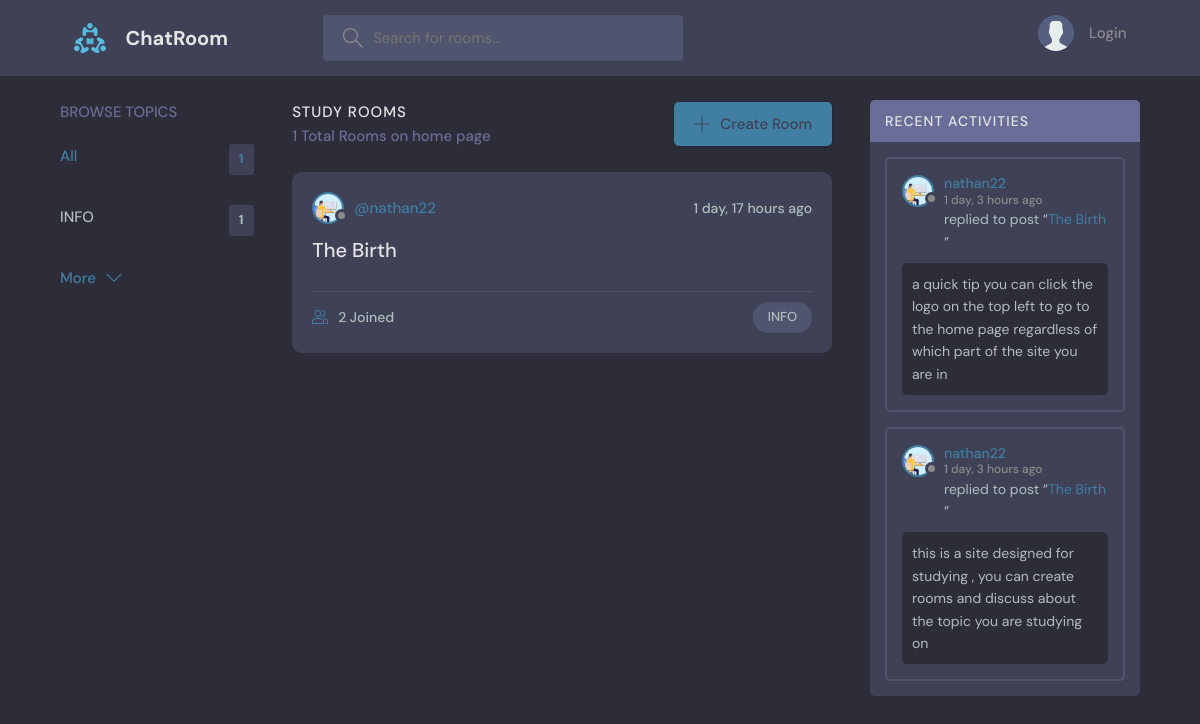
The page / on the database its author committed.
### Base/models.py (models this page shows, shortened)
class Topic(models.Model):
    name = models.CharField(max_length=200)
    updated = models.DateTimeField(auto_now=True)
    created = models.DateTimeField(auto_now_add=True)
    class Meta:
        ordering = ['-updated','-created']

class Room(models.Model):
    host = models.ForeignKey(User, on_delete=models.SET_NULL,null=True)
    topic = models.ForeignKey(Topic , on_delete=models.SET_NULL,null=True)
    name = models.CharField(max_length=200)
    description =  models.TextField(null=True , blank=True)
    participants = models.ManyToManyField(User,related_name='participants',blank=True)
    updated = models.DateTimeField(auto_now=True)
    created = models.DateTimeField(auto_now_add=True)
    class Meta:
        ordering = ['-updated','-created']
    def __str__(self) -> str:
        return self.name

class User(AbstractUser):
    name = models.CharField(max_length=200 , null=True)
    bio = models.TextField(null=True)
    avatar = models.ImageField(null=True , default='avatar.svg')

class Message(models.Model):
    user =  models.ForeignKey(User , on_delete=models.CASCADE)
    room = models.ForeignKey(Room ,on_delete=models.CASCADE)
    body = models.TextField()
    updated = models.DateTimeField(auto_now=True)
    created = models.DateTimeField(auto_now_add=True)
    class Meta:
        ordering = ['-updated','-created']

### Base/views.py (the view)
# urls.py: path('',home,name='home'),
def home(request):
    q = request.GET.get('q') if request.GET.get('q') != None else ''
    rooms = Room.objects.filter(
        Q(topic__name__icontains =q) |
        Q(description__icontains = q) |
        Q(name__icontains = q)
    )[0:8]
    room_count = rooms.count()
    topics = Topic.objects.all()[0:5]
    room_messages = Message.objects.filter(Q(room__topic__name__icontains=q))[0:5]
    context = {
        'rooms':rooms,
        'topics':topics,
        'rooms_count':room_count,
        'room_messages':room_messages,
        }
    return render(request , 'Base/index.html',context)

### Base/templates/Base/index.html (shortened to what this page needs)
{% extends 'main.html' %}
{% block content %}
<main class="layout layout--3">
  <div class="container">
    {% include 'base/topics_component.html' %}
    <div class="roomList">
      <div class="roomList__header">
        <div>
          <h2>Study Rooms</h2>
          <p>{{rooms_count}} Total Rooms on home page</p>
        </div>
        <a class="btn btn--main" href="{% url 'create_room' %}">
          <svg version="1.1" xmlns="http://www.w3.org/2000/svg" width="32" height="32" viewBox="0 0 32 32">
            <title>add</title>
            <path
              d="M16.943 0.943h-1.885v14.115h-14.115v1.885h14.115v14.115h1.885v-14.115h14.115v-1.885h-14.115v-14.115z">
            </path>
          </svg>
          Create Room
        </a>
      </div>
      {% include 'base/feed_component.html' %}
    </div>
    {% include 'base/activity_component.html' %}
  </div>
</main>
{% endblock %}

### Base/templates/Base/topics_component.html
<div class="topics">
    <div class="topics__header">
      <h2>Browse Topics</h2>
    </div>
    <ul class="topics__list">
      <li>
        <a href="{% url 'home' %}" class="active">All <span>{{topics.count}}</span></a>
      </li>
      {% for topic in topics %}
      <li>
        <a href="{% url 'home' %}?q={{topic.name}}"> {{topic.name}}<span>{{topic.room_set.all.count}}</span></a>
      </li>
      {% endfor %}
    </ul>
    <a class="btn btn--link" href="{% url 'topicsPage' %}">
      More
      <svg version="1.1" xmlns="http://www.w3.org/2000/svg" width="32" height="32" viewBox="0 0 32 32">
        <title>chevron-down</title>
        <path d="M16 21l-13-13h-3l16 16 16-16h-3l-13 13z"></path>
      </svg>
    </a>
  </div>

### Base/templates/Base/feed_component.html (shortened to what this page needs)
{% for room in rooms %}
<div class="roomListRoom">
    <div class="roomListRoom__header">
    <a href="{% url 'userProfile' room.host.id %}" class="roomListRoom__author">
        <div class="avatar avatar--small">
        <img src="{{room.host.avatar.url}}" />
        </div>
        <span>@{{room.host.username}}</span>
    </a>
    <div class="roomListRoom__actions">
        <span>{{room.created|timesince}} ago</span>
    </div>
    </div>
    <div class="roomListRoom__content">
    <a href="{% url 'room' room.id %}">{{room.name}}</a>
    </div>
    <div class="roomListRoom__meta">
    <a href=""{% url 'userProfile' room.host.id %}"" class="roomListRoom__joined">
        {{room.participants.all.count}} Joined
    </a>
    <p class="roomListRoom__topic">{{room.topic.name}}</p>
    </div>
    </div>
  {%  endfor %}

### Base/templates/Base/activity_component.html (shortened to what this page needs)
{% load static %}
<div class="activities">
    <div class="activities__header">
      <h2>Recent Activities</h2>
    </div>
    {% for message in room_messages %}
    <div class="activities__box">
      <div class="activities__boxHeader roomListRoom__header">
        <a href="{% url 'userProfile' message.user.id %}" class="roomListRoom__author">
          <div class="avatar avatar--small">
            <img src="{{message.user.avatar.url}}" />
          </div>
          <p>
            {{message.user}}
            <span>{{message.created | timesince}} ago</span>
          </p>
        </a>
      </div>
      <div class="activities__boxContent">
        <p>replied to post “<a href="{% url 'room' message.room.id %}">{{message.room}}</a>”</p>
        <div class="activities__boxRoomContent">
          {{message.body}}
        </div>
      </div>
    </div>
    {% endfor %}
</div>

### rows shown on the page
Topic: name "INFO", room_set.all.count "1"
Room: host.avatar (picture), host.username "nathan22", created "1 day, 17 hours", name "The Birth", participants.all.count "2", topic.name "INFO"
Message: user.avatar (picture), user "nathan22", created "1 day, 3 hours", room "The Birth", body "a quick tip you can click the logo on the top left to go to the home page regardless of which part of the site you are in"
Message: user.avatar (picture), user "nathan22", created "1 day, 3 hours", room "The Birth", body "this is a site designed for studying , you can create rooms and discuss about the topic you are studying on"

### other values the page prints
{{ topics.count }} "1"
{{ rooms_count }} "1"
